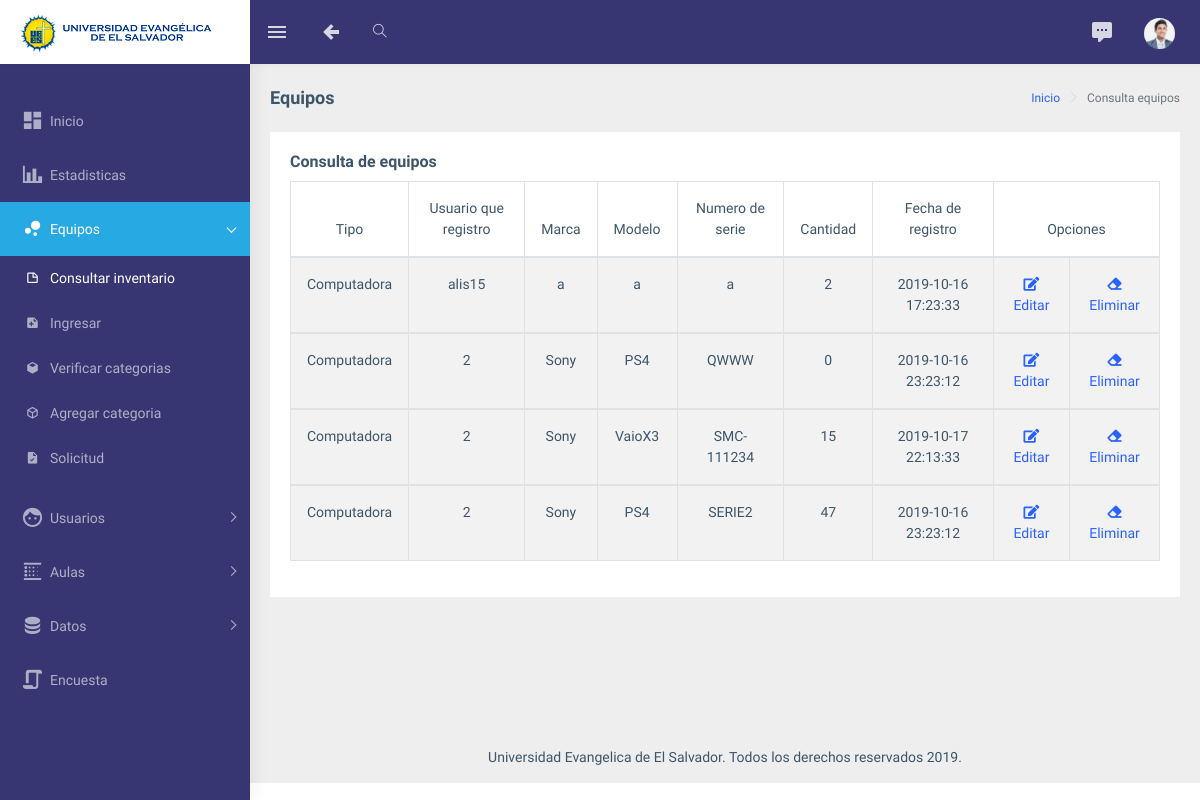
Before: /consultaequipos.php (signed in) with the older database file.
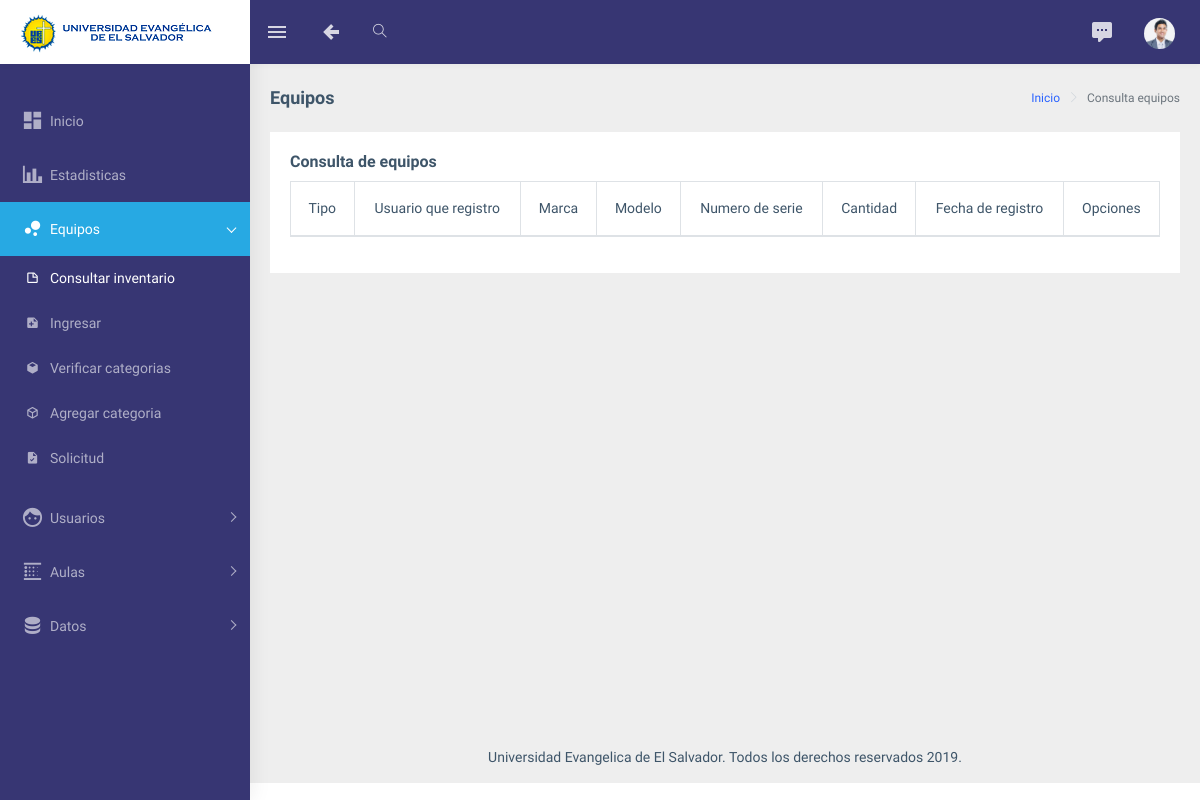
After: the same page with the newer database file.
### tables this page shows
CREATE TABLE `tipo` (
  `idtipo` int(11) NOT NULL,
  `nombre` varchar(50) NOT NULL
);

CREATE TABLE `registro` (
  `idusuario` int(11) NOT NULL,
  `nombre` varchar(150) NOT NULL,
  `apellidos` varchar(150) NOT NULL,
  `correl` int(11) NOT NULL,
  `idrol` int(11) DEFAULT NULL,
  `nombreusuario` varchar(100) NOT NULL,
  `correo` varchar(100) NOT NULL,
  `password` varchar(50) NOT NULL,
  `activo` int(11) NOT NULL,
  `fotor` varchar(200) DEFAULT NULL,
  `fechar` datetime NOT NULL DEFAULT current_timestamp()
);

CREATE TABLE `equipo` (
  `idequipo` int(11) NOT NULL,
  `idtipo` int(11) NOT NULL,
  `idusuario` int(11) NOT NULL,
  `marca` varchar(50) NOT NULL,
  `modelo` varchar(50) NOT NULL,
  `nserie` varchar(200) NOT NULL,
  `cantidad` int(11) NOT NULL,
  `fechre` datetime NOT NULL DEFAULT current_timestamp()
);

### consultaequipos.php (the view, shortened to what this page needs)
<?php include("seguridad.php");
            $link=conecta();
            $idusuario=$_SESSION["id"];
?>
<!DOCTYPE html>
<html dir="ltr" lang="en">
<head>
    <link rel="stylesheet" type="text/css" href="assets/extra-libs/multicheck/multicheck.css">
    <link href="assets/libs/datatables.net-bs4/css/dataTables.bootstrap4.css" rel="stylesheet">
    <link href="dist/css/style.min.css" rel="stylesheet">
</head>
<body>
    <div id="main-wrapper">
 <header class="topbar" data-navbarbg="skin5">
            <nav class="navbar top-navbar navbar-expand-md navbar-dark">
                <div class="navbar-header" data-logobg="skin5">
                    <a class="navbar-brand">
                        <b class="logo-icon p-l-10">
                            <img src="assets/images/logoicon.png" alt="homepage" class="light-logo" />
                        </b>
                         <span class="logo-text">
                             <img src="assets/images/logotext.png" alt="homepage" class="light-logo" />
                        </span>
                    </a>
                </div>
                <div class="navbar-collapse collapse" id="navbarSupportedContent" data-navbarbg="skin5">
                 <ul class="navbar-nav float-left mr-auto">
                        <li class="nav-item d-none d-md-block"><a class="nav-link sidebartoggler waves-effect waves-light" href="javascript:void(0)" data-sidebartype="mini-sidebar"><i class="mdi mdi-menu font-24"></i></a></li>
                         <li class="nav-item d-none d-md-block"> <a class="nav-link waves-effect waves-dark" href="bienvenido.php"><i class="mdi mdi-arrow-left-bold font-24"></i></a>
                        <li class="nav-item search-box"> <a class="nav-link waves-effect waves-dark" href="javascript:void(0)"><i class="ti-search"></i></a>
                        </li>
                    </ul>
                    <ul class="navbar-nav float-right">
                        <li class="nav-item dropdown">
                            <a class="nav-link dropdown-toggle waves-effect waves-dark" href="" id="2" data-toggle="dropdown" aria-haspopup="true" aria-expanded="false"> <i class="font-24 mdi mdi-comment-processing"></i>
                            </a>
                        </li>
                        <li class="nav-item dropdown">
                            <a class="nav-link dropdown-toggle text-muted waves-effect waves-dark pro-pic" href="" data-toggle="dropdown" aria-haspopup="true" aria-expanded="false"><img src="assets/images/users/agent.jpg" alt="user" class="rounded-circle" width="31"></a>
                        </li>
                    </ul>
                </div>
            </nav>
        </header>
        <aside class="left-sidebar" data-sidebarbg="skin5">
            <div class="scroll-sidebar">
                <nav class="sidebar-nav">
                    <ul id="sidebarnav" class="p-t-30">
                        <li class="sidebar-item"> <a class="sidebar-link waves-effect waves-dark sidebar-link" href="bienvenido.php" aria-expanded="false"><i class="mdi mdi-view-dashboard"></i><span class="hide-menu">Inicio</span></a></li>
                        <li class="sidebar-item"> <a class="sidebar-link waves-effect waves-dark sidebar-link" href="estadisticas.php" aria-expanded="false"><i class="mdi mdi-chart-bar"></i><span class="hide-menu">Estadisticas</span></a></li>
                            <li class="sidebar-item"> <a class="sidebar-link has-arrow waves-effect waves-dark" href="javascript:void(0)" aria-expanded="false"><i class="mdi mdi-chart-bubble"></i><span class="hide-menu">Equipos </span></a>
                            <ul aria-expanded="false" class="collapse  first-level">
                                <li class="sidebar-item"><a href="consultaequipos.php" class="sidebar-link"><i class="mdi mdi-note-outline"></i><span class="hide-menu"> Consultar inventario </span></a></li>
                                <li class="sidebar-item"><a href="registroequipo.php" class="sidebar-link"><i class="mdi mdi-note-plus"></i><span class="hide-menu"> Ingresar </span></a></li>
                                <li class="sidebar-item"><a href="consultarcat.php" class="sidebar-link"><i class="mdi mdi-cube"></i><span class="hide-menu"> Verificar categorias </span></a></li>
                                 <li class="sidebar-item"><a href="addcat.php" class="sidebar-link"><i class="mdi mdi-cube-outline"></i><span class="hide-menu"> Agregar categoria </span></a></li>
                            <li class="sidebar-item"> <a class="sidebar-link waves-effect waves-dark sidebar-link" href="solicitud.php" aria-expanded="false"><i class="mdi mdi-file-check"></i><span class="hide-menu">Solicitud</span></a></li>
                        </li>
                            </ul>
                           <li class="sidebar-item"> <a class="sidebar-link has-arrow waves-effect waves-dark" href="javascript:void(0)" aria-expanded="false"><i class="mdi mdi-face"></i><span class="hide-menu">Usuarios </span></a>
                        </li>
                          <li class="sidebar-item"> <a class="sidebar-link has-arrow waves-effect waves-dark" href="javascript:void(0)" aria-expanded="false"><i class="mdi mdi-blur-linear"></i></i><span class="hide-menu">Aulas </span></a>
                             <li class="sidebar-item"> <a class="sidebar-link has-arrow waves-effect waves-dark" href="javascript:void(0)" aria-expanded="false"><i class="mdi mdi-database"></i></i><span class="hide-menu">Datos</span></a>
                           <?php
                           $queryv=mysqli_query($link,"SELECT iduser FROM encuesta WHERE iduser='$idusuario'");
                           $verif=0;
                           while($rowv = mysqli_fetch_row($queryv))
            {
              $verif=$rowv[0];
            }
            if ($verif == $idusuario) {
                           }
                           else{
                       echo "<li class='sidebar-item'> <a class='sidebar-link waves-effect waves-dark sidebar-link' href='encuesta.php' aria-expanded='false'><i class='mdi mdi-script'></i><span class='hide-menu'>Encuesta</span></a></li>
                        </li>";
                        }
                         ?>
                </nav>
            </div>
        </aside>
        <div class="page-wrapper">
            <div class="page-breadcrumb">
                <div class="row">
                    <div class="col-12 d-flex no-block align-items-center">
                        <h4 class="page-title">Equipos</h4>
                        <div class="ml-auto text-right">
                            <nav aria-label="breadcrumb">
                                <ol class="breadcrumb">
                                    <li class="breadcrumb-item"><a href="bienvenido.php">Inicio</a></li>
                                    <li class="breadcrumb-item active" aria-current="page">Consulta equipos</li>
                                </ol>
                            </nav>
                        </div>
                    </div>
                </div>
            </div>
            <div class="container-fluid">
                <div class="row">
                    <div class="col-12">
                         <div class="card">
                            <div class="card-body">
                                <h5 class="card-title">Consulta de equipos</h5>
                                <div class="table-responsive">
                                    <table id="zero_config" class="table table-striped table-bordered">
                                        <thead>
                                        <?php
            $resulteq=mysqli_query($link,"SELECT idequipo, idtipo, idusuario, marca, modelo , nserie, cantidad, fechre FROM equipo");
        ?>
            <tr align='center'>
        <th>Tipo</th>
<th>Usuario que registro</th>
<th>Marca</th>
<th>Modelo</th>
<th>Numero de serie</th>
<th>Cantidad</th>
<th>Fecha de registro</th>
<th colspan='2'>Opciones</th>
</tr>
</thead>
<?php
while($row = mysqli_fetch_row($resulteq))
 {
$id = $row[0];
?>
<tbody>
<tr align='center'>
  <?php
$resulttipo=mysqli_query($link,"SELECT idtipo,nombre FROM tipo");
while($rowtipo = mysqli_fetch_row($resulttipo))
{
if($row[1] == $rowtipo[0]){
?>   <td><?php echo $rowtipo[1]?> </td>
  <?php
}
}
?>
 <?php
$resultid=mysqli_query($link,"SELECT idusuario,nombreusuario FROM registro");
while($rowid = mysqli_fetch_row($resultid))
{
if($row[2] == $rowid[0]){
?>   <td><?php echo $rowid[1]?> </td>
  <?php
}
}
?>
<td> <?php echo $row[3]?> </td>
<td> <?php echo $row[4]?> </td>
 <td> <?php echo $row[5]?> </td>
             <td> <?php echo $row[6]?></td>
            <td><?php echo $row[7]?> </td>
<td><?php echo"<a href ='editarequipo.php?idequipo=$id'><center><i class='fas fa-edit'></i>Editar</a></center>"; ?></td>
<td><?php echo"<a href ='delequipo.php?idequipo=$id'><center><i class='fas fa-eraser'></i>Eliminar</a></center>";?>
</td>
</tr>
</tbody>
<?php
            }
            ?>
    </table>
                                </div>
                            </div>
                        </div>
                    </div>
                </div>
            </div>
            <footer class="footer text-center">
                Universidad Evangelica de El Salvador. Todos los derechos reservados 2019.
            </footer>
        </div>
    </div>
</body>
</html>

Changed rows visible on the page:
removed equipo: marca "a", modelo "a", nserie "a", cantidad "2", fechre "2019-10-16 17:23:33"
no longer on this page (row unchanged): tipo: nombre "Computadora"
removed registro: nombreusuario "alis15", shown under "a"
removed equipo: marca "Sony", modelo "PS4", nserie "QWWW", cantidad "0", fechre "2019-10-16 23:23:12"
removed registro: nombreusuario "2"
removed equipo: marca "Sony", modelo "VaioX3", nserie "SMC-111234", cantidad "15", fechre "2019-10-17 22:13:33"
removed equipo: marca "Sony", modelo "PS4", nserie "SERIE2", cantidad "47", fechre "2019-10-16 23:23:12"
Other visible differences:
text no longer shown: "Encuesta"
